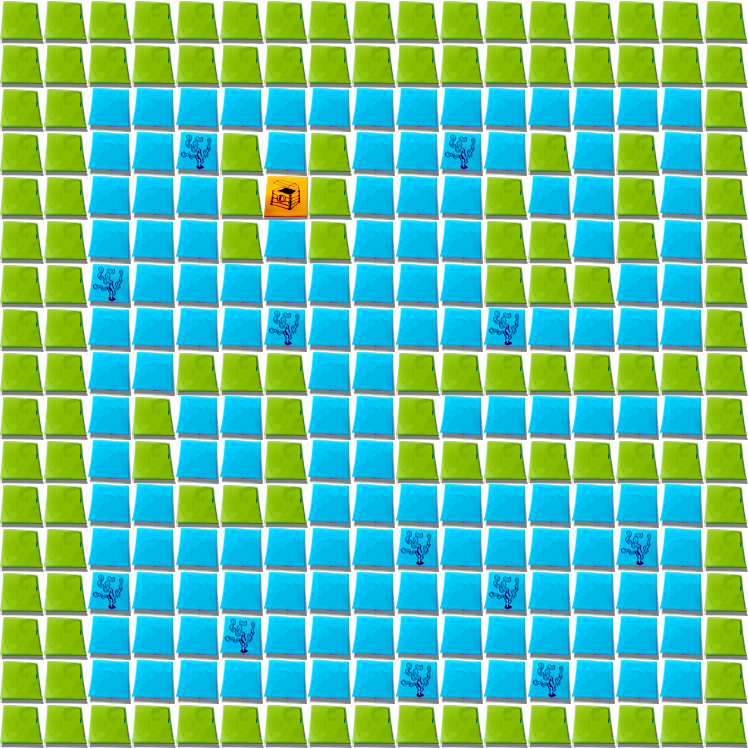

The image is a tile-based game level rendered from a .tmx file. Its description and complete source (layers, tilesets, objects, tile grids) follow:
An orthogonal 17x17 tile map with 44x44 px tiles, 1 tile layer (Tile Layer 1) and 7 objects.

<map version="1.0" orientation="orthogonal" width="17" height="17" tilewidth="44" tileheight="44">
 <tileset firstgid="1" name="tileset" tilewidth="44" tileheight="44">
  <image source="tileset.png" width="132" height="132" />
  <tile id="0">
   <properties>
    <property name="solid" value="1" />
   </properties>
  </tile>
  <tile id="2">
   <properties>
    <property name="solid" value="1" />
   </properties>
  </tile>
  <tile id="3">
   <properties>
    <property name="solid" value="1" />
   </properties>
  </tile>
 </tileset>
 <layer name="Tile Layer 1" width="17" height="17">
  <data>
   <tile gid="4" />
   <tile gid="4" />
   <tile gid="4" />
   <tile gid="4" />
   <tile gid="4" />
   <tile gid="4" />
   <tile gid="4" />
   <tile gid="4" />
   <tile gid="4" />
   <tile gid="4" />
   <tile gid="4" />
   <tile gid="4" />
   <tile gid="4" />
   <tile gid="4" />
   <tile gid="4" />
   <tile gid="4" />
   <tile gid="4" />
   <tile gid="4" />
   <tile gid="4" />
   <tile gid="4" />
   <tile gid="4" />
   <tile gid="4" />
   <tile gid="4" />
   <tile gid="4" />
   <tile gid="4" />
   <tile gid="4" />
   <tile gid="4" />
   <tile gid="4" />
   <tile gid="4" />
   <tile gid="4" />
   <tile gid="4" />
   <tile gid="4" />
   <tile gid="4" />
   <tile gid="4" />
   <tile gid="4" />
   <tile gid="4" />
   <tile gid="5" />
   <tile gid="5" />
   <tile gid="5" />
   <tile gid="5" />
   <tile gid="5" />
   <tile gid="5" />
   <tile gid="5" />
   <tile gid="5" />
   <tile gid="5" />
   <tile gid="5" />
   <tile gid="5" />
   <tile gid="5" />
   <tile gid="5" />
   <tile gid="5" />
   <tile gid="4" />
   <tile gid="4" />
   <tile gid="4" />
   <tile gid="5" />
   <tile gid="5" />
   <tile gid="2" />
   <tile gid="4" />
   <tile gid="5" />
   <tile gid="4" />
   <tile gid="5" />
   <tile gid="5" />
   <tile gid="2" />
   <tile gid="5" />
   <tile gid="4" />
   <tile gid="5" />
   <tile gid="4" />
   <tile gid="5" />
   <tile gid="4" />
   <tile gid="4" />
   <tile gid="4" />
   <tile gid="5" />
   <tile gid="5" />
   <tile gid="5" />
   <tile gid="4" />
   <tile gid="3" />
   <tile gid="4" />
   <tile gid="5" />
   <tile gid="5" />
   <tile gid="5" />
   <tile gid="4" />
   <tile gid="5" />
   <tile gid="5" />
   <tile gid="4" />
   <tile gid="5" />
   <tile gid="4" />
   <tile gid="4" />
   <tile gid="4" />
   <tile gid="5" />
   <tile gid="5" />
   <tile gid="5" />
   <tile gid="4" />
   <tile gid="5" />
   <tile gid="4" />
   <tile gid="5" />
   <tile gid="5" />
   <tile gid="5" />
   <tile gid="4" />
   <tile gid="4" />
   <tile gid="5" />
   <tile gid="4" />
   <tile gid="5" />
   <tile gid="4" />
   <tile gid="4" />
   <tile gid="4" />
   <tile gid="2" />
   <tile gid="5" />
   <tile gid="5" />
   <tile gid="5" />
   <tile gid="5" />
   <tile gid="5" />
   <tile gid="5" />
   <tile gid="5" />
   <tile gid="5" />
   <tile gid="4" />
   <tile gid="4" />
   <tile gid="4" />
   <tile gid="5" />
   <tile gid="5" />
   <tile gid="4" />
   <tile gid="4" />
   <tile gid="4" />
   <tile gid="5" />
   <tile gid="5" />
   <tile gid="5" />
   <tile gid="5" />
   <tile gid="2" />
   <tile gid="5" />
   <tile gid="5" />
   <tile gid="5" />
   <tile gid="5" />
   <tile gid="2" />
   <tile gid="5" />
   <tile gid="5" />
   <tile gid="5" />
   <tile gid="5" />
   <tile gid="4" />
   <tile gid="4" />
   <tile gid="4" />
   <tile gid="5" />
   <tile gid="5" />
   <tile gid="4" />
   <tile gid="4" />
   <tile gid="4" />
   <tile gid="5" />
   <tile gid="5" />
   <tile gid="4" />
   <tile gid="4" />
   <tile gid="4" />
   <tile gid="4" />
   <tile gid="4" />
   <tile gid="4" />
   <tile gid="4" />
   <tile gid="4" />
   <tile gid="4" />
   <tile gid="4" />
   <tile gid="5" />
   <tile gid="4" />
   <tile gid="5" />
   <tile gid="5" />
   <tile gid="4" />
   <tile gid="5" />
   <tile gid="5" />
   <tile gid="4" />
   <tile gid="5" />
   <tile gid="5" />
   <tile gid="5" />
   <tile gid="5" />
   <tile gid="5" />
   <tile gid="5" />
   <tile gid="4" />
   <tile gid="4" />
   <tile gid="4" />
   <tile gid="5" />
   <tile gid="4" />
   <tile gid="5" />
   <tile gid="5" />
   <tile gid="4" />
   <tile gid="5" />
   <tile gid="5" />
   <tile gid="4" />
   <tile gid="4" />
   <tile gid="4" />
   <tile gid="4" />
   <tile gid="4" />
   <tile gid="4" />
   <tile gid="4" />
   <tile gid="4" />
   <tile gid="4" />
   <tile gid="4" />
   <tile gid="5" />
   <tile gid="5" />
   <tile gid="4" />
   <tile gid="4" />
   <tile gid="4" />
   <tile gid="5" />
   <tile gid="5" />
   <tile gid="5" />
   <tile gid="5" />
   <tile gid="5" />
   <tile gid="5" />
   <tile gid="5" />
   <tile gid="5" />
   <tile gid="5" />
   <tile gid="4" />
   <tile gid="4" />
   <tile gid="4" />
   <tile gid="5" />
   <tile gid="5" />
   <tile gid="5" />
   <tile gid="5" />
   <tile gid="5" />
   <tile gid="5" />
   <tile gid="5" />
   <tile gid="2" />
   <tile gid="5" />
   <tile gid="5" />
   <tile gid="5" />
   <tile gid="5" />
   <tile gid="2" />
   <tile gid="5" />
   <tile gid="4" />
   <tile gid="4" />
   <tile gid="4" />
   <tile gid="2" />
   <tile gid="5" />
   <tile gid="5" />
   <tile gid="5" />
   <tile gid="5" />
   <tile gid="5" />
   <tile gid="5" />
   <tile gid="5" />
   <tile gid="5" />
   <tile gid="2" />
   <tile gid="5" />
   <tile gid="5" />
   <tile gid="5" />
   <tile gid="5" />
   <tile gid="4" />
   <tile gid="4" />
   <tile gid="4" />
   <tile gid="5" />
   <tile gid="5" />
   <tile gid="5" />
   <tile gid="2" />
   <tile gid="5" />
   <tile gid="5" />
   <tile gid="5" />
   <tile gid="5" />
   <tile gid="5" />
   <tile gid="5" />
   <tile gid="5" />
   <tile gid="5" />
   <tile gid="5" />
   <tile gid="5" />
   <tile gid="4" />
   <tile gid="4" />
   <tile gid="4" />
   <tile gid="5" />
   <tile gid="5" />
   <tile gid="5" />
   <tile gid="5" />
   <tile gid="5" />
   <tile gid="5" />
   <tile gid="5" />
   <tile gid="2" />
   <tile gid="5" />
   <tile gid="5" />
   <tile gid="2" />
   <tile gid="5" />
   <tile gid="5" />
   <tile gid="5" />
   <tile gid="4" />
   <tile gid="4" />
   <tile gid="4" />
   <tile gid="4" />
   <tile gid="4" />
   <tile gid="4" />
   <tile gid="4" />
   <tile gid="4" />
   <tile gid="4" />
   <tile gid="4" />
   <tile gid="4" />
   <tile gid="4" />
   <tile gid="4" />
   <tile gid="4" />
   <tile gid="4" />
   <tile gid="4" />
   <tile gid="4" />
   <tile gid="4" />
  </data>
 </layer>
 <objectgroup name="fish" width="17" height="17" visible="0">
  <object x="283" y="148" />
  <object x="283" y="240" />
  <object x="200" y="195" />
  <object x="377" y="191" />
 </objectgroup>
 <objectgroup name="player" width="17" height="17" visible="0">
  <object x="460" y="587" />
 </objectgroup>
 <objectgroup name="coins" width="17" height="17">
  <object x="197" y="599" />
  <object x="197" y="675" />
 </objectgroup>
</map>
